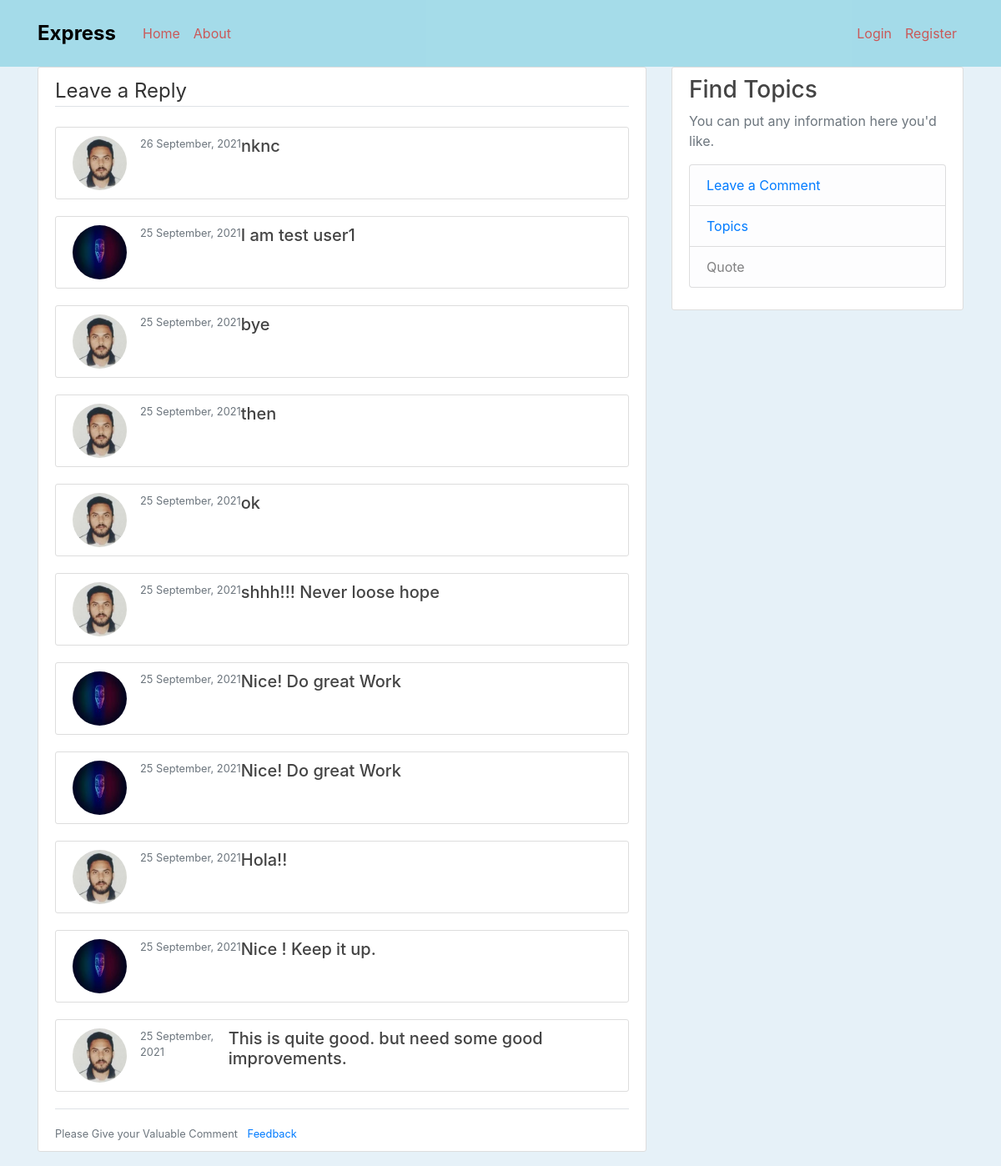
Screenshot of /leave-reply/ with the database file from the repository.
### blog/models.py (models this page shows)
class Comment(models.Model):
	text_comment = models.TextField()
	date_posted = models.DateTimeField(default = timezone.now)
	author = models.ForeignKey(User ,on_delete = models.CASCADE)
	def __str__(self):
		return self.text_comment

### users/models.py (models this page shows, shortened)
class Profile(models.Model):
    user = models.OneToOneField(User, on_delete=models.CASCADE)
    image = models.ImageField(default='default.jpg', upload_to='profile_pics')

### blog/views.py (the view)
# urls.py: path('leave-reply/',ReplyUserListView.as_view(),name='leave-reply'),
class ReplyUserListView(ListView):
	model = Comment
	template_name = 'blog/leave_reply.html'
	context_object_name = 'comment'
	ordering = ['-date_posted']

### blog/templates/blog/leave_reply.html (shortened to what this page needs)
{% extends "blog/base.html"%}
{% load crispy_forms_tags %}
{%block content%}
	<div class="content-section">
		<legend class="border-bottom mb-4">Leave a Reply</legend>
		{% for reply in comment %}
		<article class="media content-section">
			<img  class = "rounded-circle article-img" src = "{{ reply.author.profile.image.url }}">
      		<small class="text-muted">{{ reply.date_posted | date:"d F, Y"}}</small>
      		<h5> {{reply}}</h5>
    	</article>
		{%endfor%}
		 	 	<div class= 'border-top pt-3'>
			<small class ="text-muted">
					Please Give your Valuable Comment <a class ="ml-2" href="{% url 'leave-reply-post' %}">Feedback</a>
			</small>
		</div>
	</div>
{%endblock%}

### blog/static/blog/style.css (style rules this page uses)
body { background:rgba(131, 187, 224, 0.2); color: #333333; margin-top: 5rem; }
h1, h2, h3, h4, h5, h6 { color: #444444; }
.content-section { background: #ffffff; padding: 10px 20px; border: 1px solid #dddddd; border-radius: 3px; margin-bottom: 20px; }
.article-img { height: 65px; width: 65px; margin-right: 16px; }
img { height: 20px; width: 30px; }

### rows the page displays
Comment: author.profile.image (picture), date_posted "26 September, 2021", text_comment "nknc"
Comment: author.profile.image (placeholder picture), date_posted "25 September, 2021", text_comment "I am test user1"
Comment: author.profile.image (picture), date_posted "25 September, 2021", text_comment "bye"
Comment: author.profile.image (picture), date_posted "25 September, 2021", text_comment "then"
Comment: author.profile.image (picture), date_posted "25 September, 2021", text_comment "ok"
Comment: author.profile.image (picture), date_posted "25 September, 2021", text_comment "shhh!!! Never loose hope"
Comment: author.profile.image (placeholder picture), date_posted "25 September, 2021", text_comment "Nice! Do great Work"
Comment: author.profile.image (placeholder picture), date_posted "25 September, 2021", text_comment "Nice! Do great Work"
Comment: author.profile.image (picture), date_posted "25 September, 2021", text_comment "Hola!!"
Comment: author.profile.image (placeholder picture), date_posted "25 September, 2021", text_comment "Nice ! Keep it up."
Comment: author.profile.image (picture), date_posted "25 September, 2021", text_comment "This is quite good. but need some good improvements."
